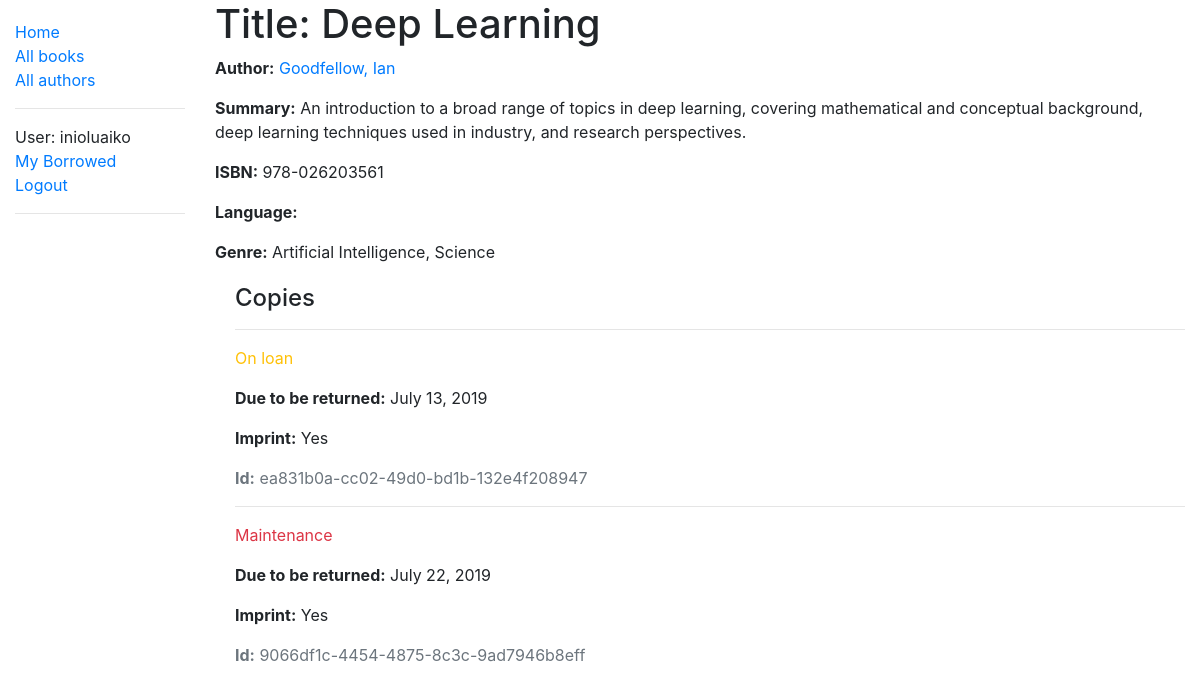
The page /catalog/book/1 (signed in) on the database its author committed.
### catalog/models.py (models this page shows, shortened)
class Book(models.Model):
    title = models.CharField(max_length=200)
    author = models.ForeignKey("Author", on_delete=models.SET_NULL, null=True)
    summary = models.TextField(
        max_length=1000, help_text="Enter a brief description of the book"
    )
    isbn = models.CharField(
        "ISBN",
        max_length=13,
        help_text="13 Character"
        ' <a href="https://www.isbn-international.org/content/what-isbn">'
        "ISBN number</a>",
    )
    genre = models.ManyToManyField(
        Genre, help_text="Select a genre for this book"
    )
    book_language = models.ForeignKey(
        "BookLanguage", on_delete=models.SET_NULL, null=True
    )
    def display_genre(self):
        """Create a string for the Genre.
        This is required to display genre in Admin."""
        return ", ".join(genre.name for genre in self.genre.all()[:3])
    display_genre.short_description = "Genre"

class Author(models.Model):
    first_name = models.CharField(max_length=100)
    last_name = models.CharField(max_length=100)
    date_of_birth = models.DateField(null=True, blank=True)
    date_of_death = models.DateField("Died", null=True, blank=True)
    class Meta:
        ordering = ["last_name", "first_name"]
    def __str__(self):
        return f"{self.last_name}, {self.first_name}"

class Genre(models.Model):
    name = models.CharField(
        max_length=200, help_text="Enter a book genre (e.g. Science Fiction)"
    )
    def __str__(self):
        return self.name

class BookInstance(models.Model):
    id = models.UUIDField(
        primary_key=True,
        default=uuid.uuid4,
        help_text="Unique ID for this particular book across whole library",
    )
    book = models.ForeignKey("Book", on_delete=models.SET_NULL, null=True)
    imprint = models.CharField(max_length=200)
    due_back = models.DateField(null=True, blank=True)
    book_borrower = models.ForeignKey(
        User, on_delete=models.SET_NULL, null=True, blank=True
    )
    book_quality = models.CharField(max_length=200)
    LOAN_STATUS = (
        ("m", "Maintenance"),
        ("o", "On loan"),
        ("a", "Available"),
        ("r", "Reserved"),
    )
    status = models.CharField(
        max_length=1,
        choices=LOAN_STATUS,
        blank=True,
        default="m",
        help_text="Book availability",
    )
    class Meta:
        ordering = ["due_back"]
        permissions = (("can_mark_returned", "Set book as returned"),)

### catalog/views.py (the view)
# urls.py: re_path(r'^book/(?P<pk>\d+)$', views.BookDetailView.as_view(), name='book-detail'),
class BookDetailView(LoginRequiredMixin, generic.DetailView):
    model = Book

### catalog/templates/catalog/book_detail.html
{% extends "base_generic.html" %}
{% block content %}
<h1>Title: {{ book.title }}</h1>
<p><strong>Author:</strong> <a href="{% url 'author-detail' book.author.pk %}">{{ book.author }}</a></p>
<p><strong>Summary:</strong> {{ book.summary }}</p>
<p><strong>ISBN:</strong> {{ book.isbn }}</p>
<p><strong>Language:</strong> {{ book.language }}</p>
<p><strong>Genre:</strong> {% for genre in book.genre.all %} {{ genre }}{% if not forloop.last %},
  {% endif %}{% endfor %}</p>
<div style="margin-left:20px;margin-top:20px">
  <h4>Copies</h4>
  {% for copy in book.bookinstance_set.all %}
  <hr>
  <p
    class="{% if copy.status == 'a' %}text-success{% elif copy.status == 'm' %}text-danger{% else %}text-warning{% endif %}">
    {{ copy.get_status_display }}</p>
  {% if copy.status != 'a' %}
  <p><strong>Due to be returned:</strong> {{copy.due_back}}</p>
  {% endif %}
  <p><strong>Imprint:</strong> {{copy.imprint}}</p>
  <p class="text-muted"><strong>Id:</strong> {{copy.id}}</p>
  {% endfor %}
</div>
{% endblock %}

### catalog/templates/base_generic.html (shortened to what this page needs)
<!DOCTYPE html>
<html lang="en">
<head>
  <link rel="stylesheet" href="https://stackpath.bootstrapcdn.com/bootstrap/4.1.3/css/bootstrap.min.css"
>
  {% load static %}
  <link rel="stylesheet" href="{% static 'css/styles.css' %}">
</head>
<body>
  <div class="container-fluid">
    <div class="row">
      <div class="col-sm-2">
        {% block sidebar %}
        <ul class="sidebar-nav">
          <li><a href="{% url 'index' %}">Home</a></li>
          <li><a href="{% url 'books' %}">All books</a></li>
          <li><a href="{% url 'authors' %}">All authors</a></li>
          <hr>
          {% if user.is_authenticated %}
          <li>User: {{ user.get_username }}</li>
          <li><a href="{% url 'my-borrowed' %}">My Borrowed</a></li>
          <li><a href="{% url 'logout'%}?next={{request.path}}">Logout</a></li>
          {% else %}
          <li><a href="{% url 'login'%}?next={{request.path}}">Login</a></li>
          {% endif %}
          <hr>
        </ul>
        {% endblock %}
      </div>
      <div class="col-sm-10 ">{% block content %}{% endblock %}</div>
    </div>
  </div>
</body>
</html>

### catalog/static/css/styles.css (style rules this page uses)
.sidebar-nav { margin-top: 20px; padding: 0; list-style: none; }

### rows shown on the page
Book: title "Deep Learning", author "Goodfellow, Ian", summary "An introduction to a broad range of topics in deep learning, covering mathematical and conceptual background, deep learning techniques used in industry, and research perspectives.", isbn "978-026203561"
Genre: name "Artificial Intelligence"
Genre: name "Science"
BookInstance: status "On loan", due_back "July 13, 2019", imprint "Yes", id "ea831b0a-cc02-49d0-bd1b-132e4f208947"
BookInstance: status "Maintenance", due_back "July 22, 2019", imprint "Yes", id "9066df1c-4454-4875-8c3c-9ad7946b8eff"

### other values the page prints
{{ user.get_username }} "inioluaiko"
